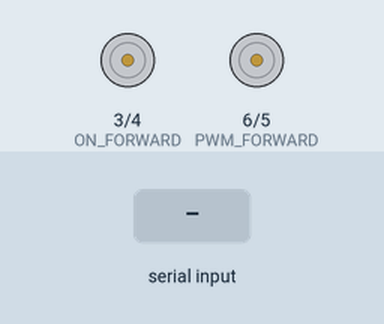
The sketch below on a simulated Arduino Uno, built with avr-gcc and run on an emulated ATmega328P. On the bench: motor-driver pin pairs drawn as motors (green arrow = first pin HIGH = forward, orange = second pin HIGH = backward, longer = more drive). The test bench sets the inputs (shaded band).

Above: at 1.2 s.
1.3 s: "onoff;" received over Serial
At 3.1 s:
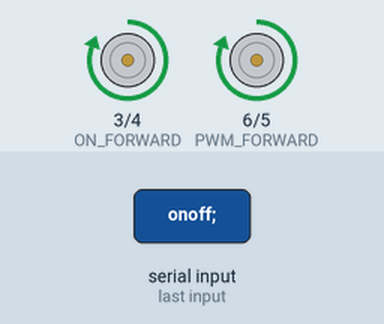
3.8 s: "chdir;" received over Serial
At 6.6 s:
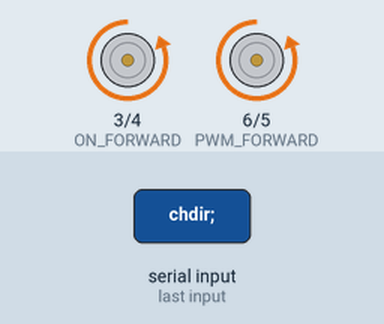
6.8 s: "stop;" received over Serial
At 8.6 s:
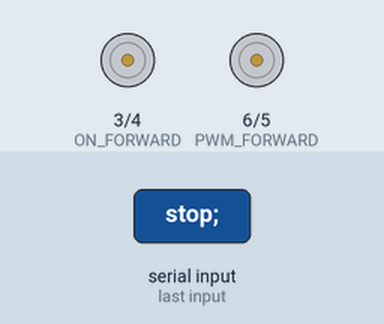
Timing chart, 0 to 10.1 s (numbered marks = the images above; inputs shaded):
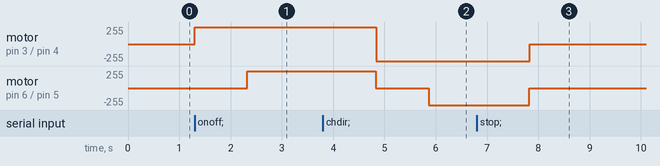

Measured:
- after the input at 1.3 s, motor on pin 3 (ON_FORWARD) / pin 4 (ON_BACKWARD): stopped → forward 255/255 at once; motor on pin 6 (PWM_FORWARD) / pin 5 (PWM_BACKWARD): stopped → forward 255/255 after 1.0 s
- after the input at 3.8 s, motor on pin 3 (ON_FORWARD) / pin 4 (ON_BACKWARD): forward 255/255 → backward 255/255 after 1.0 s; motor on pin 6 (PWM_FORWARD) / pin 5 (PWM_BACKWARD): forward 255/255 → stopped after 1.0 s, → backward 255/255 1.0 s later
- after the input at 6.8 s, motor on pin 3 (ON_FORWARD) / pin 4 (ON_BACKWARD), motor on pin 6 (PWM_FORWARD) / pin 5 (PWM_BACKWARD): backward 255/255 → stopped after 1.0 s

The sketch:

ArduinoDriver.ino
```cpp
#define PWM_FORWARD 6
#define ON_BACKWARD 4
#define PWM_BACKWARD 5
#define ON_FORWARD 3
#define LED_PIN 7
#define FORWARD 1
#define BACKWARD 0

int set_speed = 0;          //speed at which the motor will spin when it's toggled
int acceleration_delay = 4; //how fast the motor is speeding up or slowing down
int sleep_time = 5;         //sleep time after motor is stopped (short circuit prevention)
int current_speed = 0;      //current motor speed (0-255)
bool currently_on = false;  //is motor currnetly running
bool going_forward = true;  //if motor is currently running, this holds the direction

void setup() {
  pinMode(PWM_FORWARD, OUTPUT);
  pinMode(ON_BACKWARD, OUTPUT);
  pinMode(PWM_BACKWARD, OUTPUT);
  pinMode(ON_FORWARD, OUTPUT);
  AllOff();
  Serial.begin(9600);
}

void loop() {

  if (Serial.available() > 0)
  {
    String command = Serial.readStringUntil(';');
    ExecuteCommand(command);
  }
}

void ExecuteCommand(String command)
{
  if (command == "onoff")
  {
    if (currently_on)
    {
      Brake();
      AllOff();
    }
    else
    {
      if (set_speed == 0) set_speed = 255;
      Go(going_forward, set_speed);
    }
  }
  else if (command == "chdir")
  {
    if (currently_on)
    {
      Go(!going_forward, current_speed);
    }
    else going_forward = !going_forward;
  }
  else if (command == "stop")
  {
    set_speed = 0;
    Brake();
    AllOff();
  }
  else if (command == "for_plus")
  {
    if (set_speed == 0) going_forward = true;
    if (going_forward) set_speed = IncrementSpeed(set_speed);
    else set_speed = DecrementSpeed(set_speed);

    if (set_speed == 0)
    {
      Brake();
      AllOff();
    }
    else Go(going_forward, set_speed);
  }
  else if (command == "back_plus")
  {
    if (set_speed == 0) going_forward = false;
    if (!going_forward) set_speed = IncrementSpeed(set_speed);
    else set_speed = DecrementSpeed(set_speed);

    if (set_speed == 0)
    {
      Brake();
      AllOff();
    }
    else Go(going_forward, set_speed);
  }
  else
  {
    Serial.print("Wrong command. Use: onoff; chdir; stop; for_plus; back_plus;");
  }
}

int IncrementSpeed(int oldSpeed)
{
  int ret = oldSpeed + 51;
  if (ret > 255) ret = 255;
  return ret;
}

int DecrementSpeed(int oldSpeed)
{
  int ret = oldSpeed - 51;
  if (ret < 0) ret = 0;
  return ret;
}

//Sets motor speed to specified diretion and speed, slowing down and stopping in between if neccesary
//Does not turn of the ON mosfets if speed is 0
void Go(bool should_go_forward, int speed)
{
  if (currently_on && going_forward != should_go_forward) Brake();    //if going in wrong direction, brake first

  currently_on = true;
  going_forward = should_go_forward;

  while (current_speed > speed)
  {
    current_speed--;
    SetMosfets();
    delay(acceleration_delay);
  }

  while (current_speed < speed)
  {
    current_speed++;
    SetMosfets();
    delay(acceleration_delay);
  }
}

//Stops the motor gradually, and turns off all mosfets
void Brake()
{
  if (currently_on)
  {
    while (current_speed > 0)
    {
      current_speed--;
      SetMosfets();
      delay(acceleration_delay);
    }
  }
  AllOff();
}

//Sets mosfets according to variables.
//Caller must ensure a proper braking and delays in case mosfets would be reversed by this function
void SetMosfets()
{
  if (currently_on)
  {
    if (going_forward)
    {
      digitalWrite(PWM_BACKWARD, LOW);
      digitalWrite(ON_BACKWARD, LOW);
      digitalWrite(ON_FORWARD, HIGH);
      analogWrite(PWM_FORWARD, current_speed);
    }
    else
    {
      digitalWrite(PWM_FORWARD, LOW);
      digitalWrite(ON_FORWARD, LOW);
      digitalWrite(ON_BACKWARD, HIGH);
      analogWrite(PWM_BACKWARD, current_speed);
    }
  }
  else
  {
    digitalWrite(PWM_FORWARD, LOW);
    digitalWrite(ON_BACKWARD, LOW);
    digitalWrite(PWM_BACKWARD, LOW);
    digitalWrite(ON_FORWARD, LOW);
  }
}

//Turns off all mosfets
void AllOff()
{
  currently_on = false;
  current_speed = 0;
  SetMosfets();
  delay(sleep_time);
}
```
